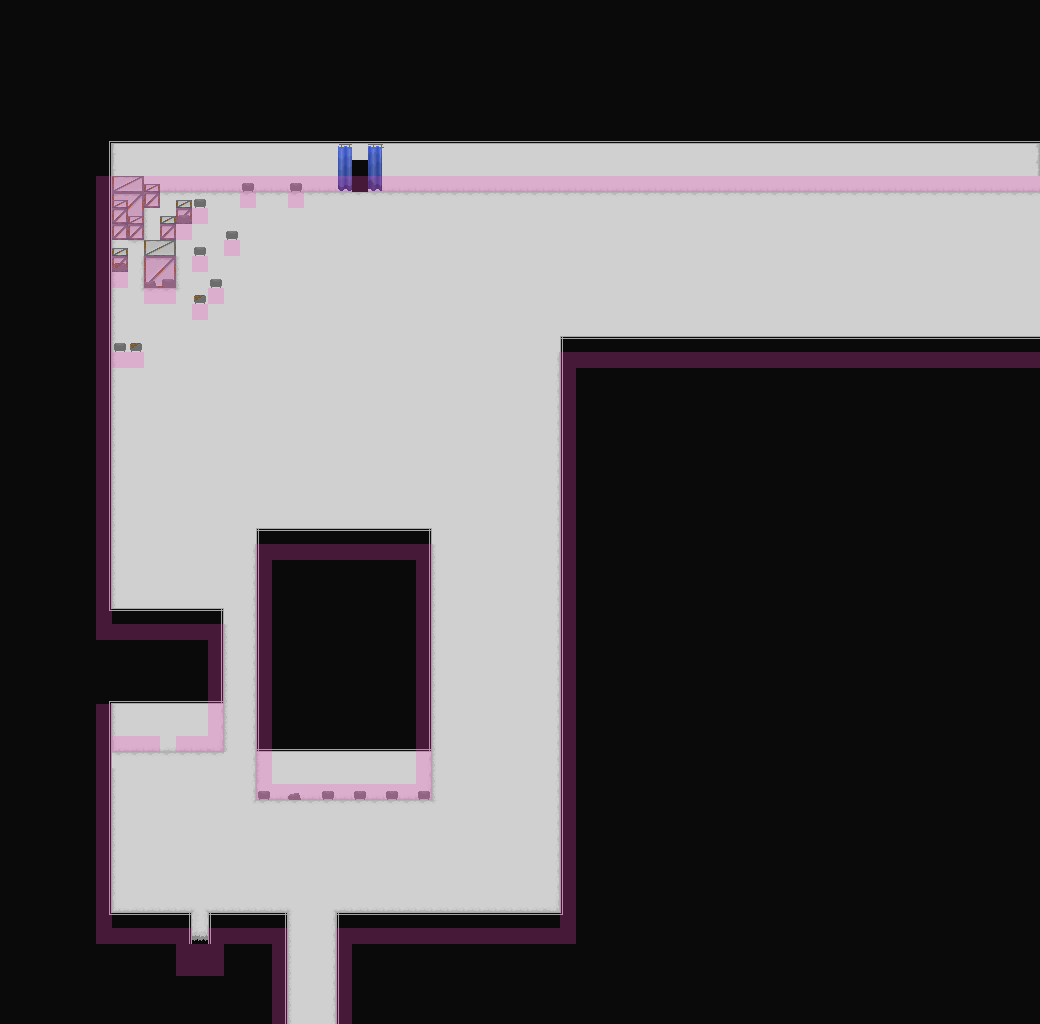

The image is a tile-based game level rendered from a .tmx file. Its description and source (layers, tilesets, objects; grid data summarised) follow:
An orthogonal 65x64 tile map with 16x16 px tiles, 6 tile layers (Floor, props, props2, props_above, ...), 4 tilesets and 23 objects.

<map version="1.5" tiledversion="2021.03.23" orientation="orthogonal" renderorder="right-down" width="65" height="64" tilewidth="16" tileheight="16" infinite="0" backgroundcolor="#0a0a0a" nextlayerid="8" nextobjectid="24">
 <properties>
  <property name="clampCamera" type="bool" value="true" />
  <property name="edges">{
	"down": {
		"type": "warp",
		"map": "hospital/hospital_entrance.tmx",
		"pos": { "x": 8, "y": 5 },
		"transition": "fade",
		"transition_music": false
	}
}</property>
  <property name="music" value="res/audio/music/lh.mp3" />
  <property name="music_speed" type="float" value="1" />
 </properties>
 <tileset firstgid="1" source="../hospital.tsx" />
 <tileset firstgid="111" source="../entity/doors.tsx" />
 <tileset firstgid="116" source="../entity/misc_entities.tsx" />
 <tileset firstgid="136" source="../entity/animated_curtains.tsx" />
 <layer id="1" name="Floor" width="65" height="64">
  <data>[4160 cells, 1582 non-empty, 19 distinct tile ids]</data>
 </layer>
 <layer id="5" name="props" width="65" height="64">
  <data>[4160 cells, 12 non-empty, 12 distinct tile ids]</data>
 </layer>
 <layer id="6" name="props2" width="65" height="64">
  <data>[4160 cells, 12 non-empty, 6 distinct tile ids]</data>
 </layer>
 <layer id="7" name="props_above" width="65" height="64">
  <properties>
   <property name="height" type="int" value="1" />
  </properties>
  <data>[4160 cells, 20 non-empty, 6 distinct tile ids]</data>
 </layer>
 <layer id="2" name="Above" width="65" height="64">
  <properties>
   <property name="height" type="int" value="1" />
  </properties>
  <data>[4160 cells, 293 non-empty, 14 distinct tile ids]</data>
 </layer>
 <objectgroup id="4" name="Entities">
  <object id="1" gid="111" x="160" y="752" width="16" height="32">
   <properties>
    <property name="collider">{
	"x": 0,
	"y": 16,
	"w": 16,
	"h": 16
}</property>
    <property name="door_warp_map" value="hospital/office0.tmx" />
    <property name="door_warp_x" type="int" value="9" />
    <property name="door_warp_y" type="int" value="13" />
    <property name="file" value="res/data/entity/entrances/hospital_door.json" />
    <property name="height" type="int" value="0" />
    <property name="solid" type="bool" value="true" />
    <property name="walk_behind" type="bool" value="true" />
   </properties>
  </object>
  <object id="2" gid="120" x="480" y="832" width="16" height="16">
   <properties>
    <property name="file" value="res/data/entity/fly.json" />
    <property name="height" type="int" value="0" />
    <property name="solid" type="bool" value="true" />
    <property name="warp_map" value="dev.tmx" />
    <property name="warp_x" type="int" value="24" />
    <property name="warp_y" type="int" value="14" />
   </properties>
  </object>
  <object id="3" gid="136" x="352" y="192" width="16" height="48">
   <properties>
    <property name="file" value="res/data/entity/entrances/curtains_nm.json" />
    <property name="warp_map" value="hospital/patient0.tmx" />
    <property name="warp_x" type="int" value="7" />
    <property name="warp_y" type="int" value="13" />
   </properties>
  </object>
  <object id="4" gid="72" x="160" y="640" width="16" height="16">
   <properties>
    <property name="file" value="res/data/entity/entrances/warp_nomusic.json" />
    <property name="warp_map" value="hospital/office0.tmx" />
    <property name="warp_x" type="int" value="9" />
    <property name="warp_y" type="int" value="4" />
   </properties>
  </object>
  <object id="5" gid="74" x="256" y="816" width="16" height="16">
   <properties>
    <property name="file" value="res/data/entity/seat/seat.json" />
   </properties>
  </object>
  <object id="6" gid="95" x="288" y="816" width="16" height="16">
   <properties>
    <property name="file" value="res/data/entity/seat/seat.json" />
   </properties>
  </object>
  <object id="7" gid="74" x="320" y="816" width="16" height="16">
   <properties>
    <property name="file" value="res/data/entity/seat/seat.json" />
   </properties>
  </object>
  <object id="8" gid="74" x="352" y="816" width="16" height="16">
   <properties>
    <property name="file" value="res/data/entity/seat/seat.json" />
   </properties>
  </object>
  <object id="9" gid="74" x="384" y="816" width="16" height="16">
   <properties>
    <property name="file" value="res/data/entity/seat/seat.json" />
   </properties>
  </object>
  <object id="10" gid="74" x="416" y="816" width="16" height="16">
   <properties>
    <property name="file" value="res/data/entity/seat/seat.json" />
   </properties>
  </object>
  <object id="11" gid="95" x="144" y="304" width="16" height="16">
   <properties>
    <property name="file" value="res/data/entity/seat/seat.json" />
   </properties>
  </object>
  <object id="12" gid="74" x="112" y="368" width="16" height="16">
   <properties>
    <property name="file" value="res/data/entity/seat/seat.json" />
   </properties>
  </object>
  <object id="13" gid="74" x="128" y="368" width="16" height="16">
   <properties>
    <property name="file" value="res/data/entity/seat/seat.json" />
   </properties>
  </object>
  <object id="14" gid="74" x="192" y="320" width="16" height="16">
   <properties>
    <property name="file" value="res/data/entity/seat/seat.json" />
   </properties>
  </object>
  <object id="15" gid="74" x="160" y="304" width="16" height="16">
   <properties>
    <property name="file" value="res/data/entity/seat/seat.json" />
   </properties>
  </object>
  <object id="16" gid="74" x="112" y="288" width="16" height="16">
   <properties>
    <property name="file" value="res/data/entity/seat/seat.json" />
   </properties>
  </object>
  <object id="17" gid="74" x="208" y="304" width="16" height="16">
   <properties>
    <property name="file" value="res/data/entity/seat/seat.json" />
   </properties>
  </object>
  <object id="18" gid="74" x="192" y="272" width="16" height="16">
   <properties>
    <property name="file" value="res/data/entity/seat/seat.json" />
   </properties>
  </object>
  <object id="19" gid="74" x="224" y="256" width="16" height="16">
   <properties>
    <property name="file" value="res/data/entity/seat/seat.json" />
   </properties>
  </object>
  <object id="20" gid="74" x="176" y="240" width="16" height="16">
   <properties>
    <property name="file" value="res/data/entity/seat/seat.json" />
   </properties>
  </object>
  <object id="21" gid="74" x="192" y="224" width="16" height="16">
   <properties>
    <property name="file" value="res/data/entity/seat/seat.json" />
   </properties>
  </object>
  <object id="22" gid="74" x="240" y="208" width="16" height="16">
   <properties>
    <property name="file" value="res/data/entity/seat/seat.json" />
   </properties>
  </object>
  <object id="23" gid="74" x="288" y="208" width="16" height="16">
   <properties>
    <property name="file" value="res/data/entity/seat/seat.json" />
   </properties>
  </object>
 </objectgroup>
 <layer id="3" name="Collision" width="65" height="64" opacity="0.25">
  <properties>
   <property name="draw" type="bool" value="false" />
  </properties>
  <data>[4160 cells, 304 non-empty, 1 distinct tile ids]</data>
 </layer>
</map>
